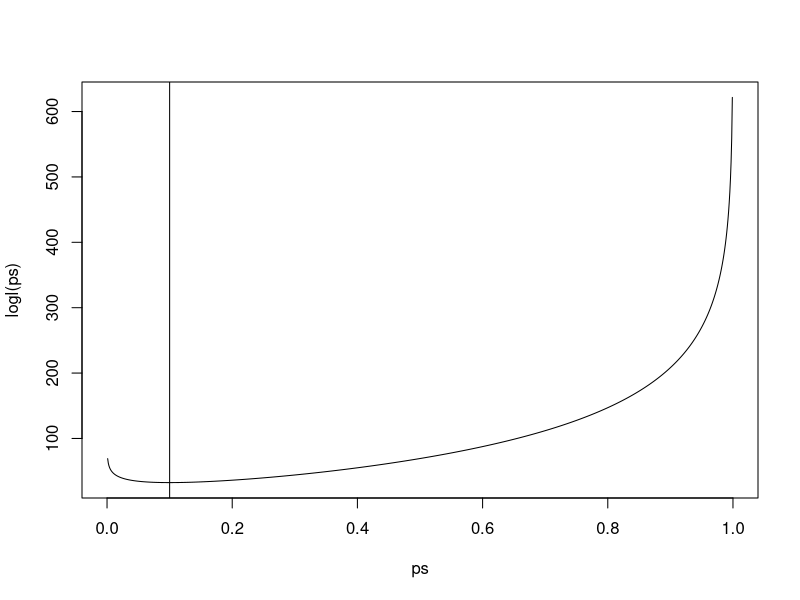

Source code (R): (Note: this script raises an error after producing the figure.)
n <- 100
k <- 10

logl <- function(p){
  -log(p)*k-log(1-p)*(n-k)
}
ps <- seq(0,1,length.out=1000)
plot(ps,logl(ps),type="l")
abline(v=.1)
mle(logl,.2,lower = c(.01),upper = c(.99))